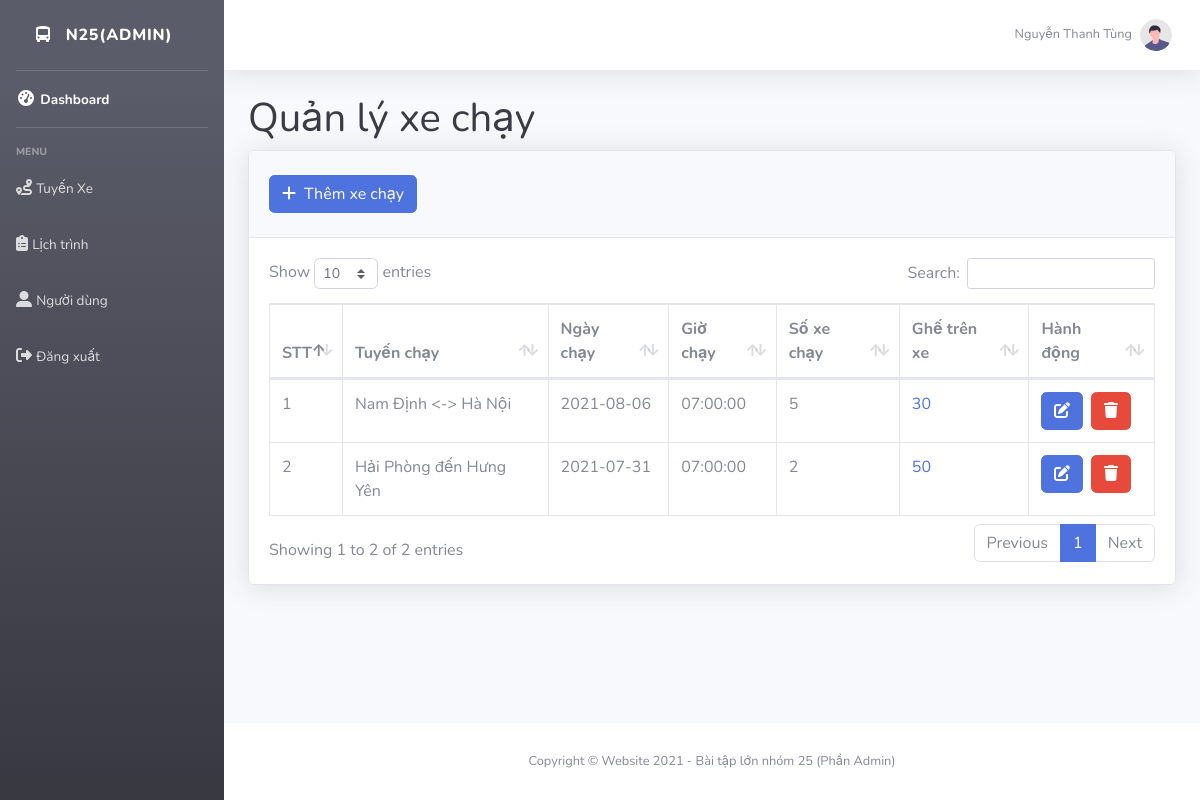
/admin/index.php?controller=bus&action=home (signed in), run on the app's committed database.
### tables this page shows
CREATE TABLE `xe` (
  `id` int(11) NOT NULL,
  `idRoute` int(11) NOT NULL,
  `ngay` date NOT NULL,
  `gio` time NOT NULL,
  `totalSeat` int(11) NOT NULL
);

CREATE TABLE `bus_route` (
  `id` int(11) NOT NULL,
  `routeName` varchar(255) NOT NULL,
  `totalBus` int(11) NOT NULL
);

### admin/routes.php (called while the page is built, shortened)
<?php
$controller = new $kclass;
$controller->$action();
?>

### admin/index.php (called while the page is built, shortened)
<?php require_once "../admin/routes.php"; ?>

### admin/models/routemodel.php (called while the page is built, shortened)
<?php
class RouteModel
{
	function __construct($id, $routeName, $totalBus){
		$this->id = $id;
		$this->routeName = $routeName;
		$this->totalBus = $totalBus;
	}
	static function selected(){
		$list = [];
		$db = DB::getInstance();
		$query = $db->query('SELECT * FROM bus_route');
		foreach ($query->fetchAll() as $item) {
			$list[] =  new RouteModel($item['id'],$item['routeName'],$item['totalBus']);
		}
		return $list;
	}
}
?>

### admin/models/busmodel.php (called while the page is built, shortened)
<?php
class BusModel
{
	public function __construct($id, $idRoute, $ngay, $gio, $totalSeat)
	{
		$this->id = $id;
		$this->idRoute = $idRoute;
		$this->ngay = $ngay;
		$this->gio = $gio;
		$this->totalSeat = $totalSeat;
	}
	public static function selected()
	{
		$list = [];
		$db = DB::getInstance();
		$query = $db->query('SELECT * FROM xe');
		foreach ($query->fetchAll(PDO::FETCH_ASSOC) as $item) {
			$list[] = new BusModel($item['id'],$item['idRoute'],$item['ngay'],$item['gio'],$item['totalSeat']);
		}
		return $list;
	}
}
?>

### admin/views/buses/bus.php (the view, shortened to what this page needs)
<div class="container-fluid">
    <h1 class="h1 mb-2 text-gray-900">Quản lý xe chạy</h1>
    <div class="card shadow mb-4">
        <div class="card-header py-3">
            <h6 class="m-0 font-weight-bold text-primary"><a href="index.php?controller=bus&action=create"><button class="btn btn-primary my-2"><i class="fas fa-plus mr-2"></i>Thêm xe chạy</button></a></h6>
        </div>
        <div class="card-body">
            <div class="table-responsive">
                <table class="table table-bordered" id="dataTable" width="100%" cellspacing="0">
                    <thead>
                        <tr>
                            <th>STT</th>
                            <th>Tuyến chạy</th>
                            <th>Ngày chạy</th>
                            <th>Giờ chạy</th>
                            <th>Số xe chạy</th>
                            <th>Ghế trên xe</th>
                            <th>Hành động</th>
                        </tr>
                    </thead>
                    <tbody>
                        <?php foreach ($buses as $bus) {
                            foreach ($routes as $route) {
                                if ($bus->idRoute == $route->id) {
                                    echo '<tr>';
                                        echo '<td>'.$bus->id.'</td>';
                                        echo '<td>'.$route->routeName.'</td>';
                                        echo '<td>'.$bus->ngay.'</td>';
                                        echo '<td>'.$bus->gio.'</td>';
                                        echo '<td>'.$route->totalBus.'</td>';
                                        echo '<td><a href="#" data-toggle="modal" data-target="#seat">'.$bus->totalSeat.'</a></td>';
                                        echo '<td>';
                                            echo '<a class="mr-2" href="index.php?controller=bus&action=edit&id='.$bus->id.'"><button class="btn btn-primary"><i class="fas fa-edit"></i></button></a>';
                                            echo '<button class="btn btn-danger" data-toggle="modal" data-target="#deleteBus"><i class="fas fa-trash"></i></button>';
                                        echo '</td>';
                                    echo '</tr>';
                                }
                            }
                        } ?>
                    </tbody>
                </table>
            </div>
        </div>
    </div>
</div>

### data on the page
xe: id "1", ngay "2021-08-06", gio "07:00:00", totalSeat "30"
bus_route: routeName "Nam Định <-> Hà Nội", totalBus "5"
xe: id "2", ngay "2021-07-31", gio "07:00:00", totalSeat "50"
bus_route: routeName "Hải Phòng đến Hưng Yên", totalBus "2"

### other printed values
$_SESSION['User_name'] "Nguyễn Thanh Tùng"
